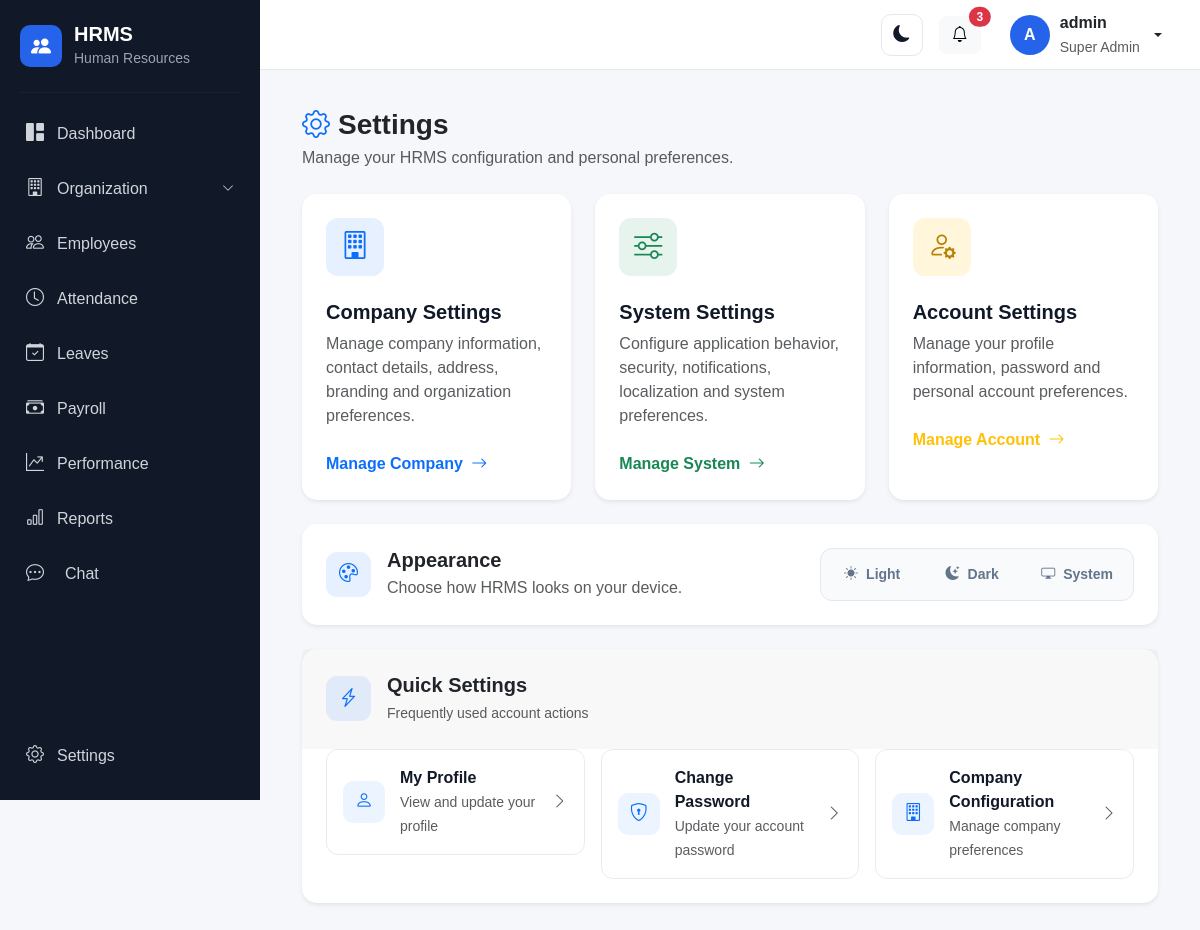
/settings/ (signed in), run on the app's committed database.
### account/models.py (models this page shows, shortened)
class User(AbstractUser):
    class Role(models.TextChoices):
        SUPER_ADMIN = "SUPER_ADMIN", "Super Admin"
        HR_ADMIN = "HR_ADMIN", "HR Admin"
        MANAGER = "MANAGER", "Manager"
        EMPLOYEE = "EMPLOYEE", "Employee"
        RECRUITER = "RECRUITER", "Recruiter"
        PAYROLL_ADMIN = "PAYROLL_ADMIN", "Payroll Admin"
    objects = HRMSUserManager()
    role = models.CharField(
        max_length=30,
        choices=Role.choices,
        default=Role.EMPLOYEE,
    )
    phone = models.CharField(
        max_length=15,
        blank=True,
        null=True,
    )
    profile_picture = models.ImageField(
        upload_to="profile_pictures/",
        blank=True,
        null=True,
    )
    must_change_password = models.BooleanField(
        default=False,
        help_text="If enabled, the user must change their password after logging in.",
    )

### dashboard/views.py (the view)
# urls.py: path("settings/", views.settings_view, name="settings"),
@login_required
def settings_view(request):
    return render(request, "settings/settings.html")

### templates/settings/settings.html (shortened to what this page needs)
{% extends "base.html" %}
{% load static %}
{% block content %}
<div class="container-fluid py-2">
    <div class="d-flex flex-wrap justify-content-between align-items-center mb-4">
        <div>
            <h3 class="fw-bold mb-1">
                <i class="bi bi-gear me-2 text-primary"></i>Settings
            </h3>
            <p class="text-muted mb-0">
                Manage your HRMS configuration and personal preferences.
            </p>
        </div>
    </div>
    <div class="row g-4">
        <div class="col-xl-4 col-md-6">
            <a href="{% url 'company_settings' %}" class="text-decoration-none">
                <div class="card border-0 shadow-sm h-100 settings-card">
                    <div class="card-body p-4">
                        <div class="settings-card-icon settings-company-icon">
                            <i class="bi bi-building fs-3"></i>
                        </div>
                        <h5 class="fw-bold settings-card-title mb-2">
                            Company Settings
                        </h5>
                        <p class="text-muted mb-4">
                            Manage company information, contact details, address,
                            branding and organization preferences.
                        </p>
                        <span class="text-primary fw-semibold">
                            Manage Company
                            <i class="bi bi-arrow-right ms-1"></i>
                        </span>
                    </div>
                </div>
            </a>
        </div>
        <div class="col-xl-4 col-md-6">
            <a href="{% url 'system_settings' %}" class="text-decoration-none">
                <div class="card border-0 shadow-sm h-100 settings-card">
                    <div class="card-body p-4">
                        <div class="settings-card-icon settings-system-icon">
                            <i class="bi bi-sliders fs-3"></i>
                        </div>
                        <h5 class="fw-bold settings-card-title mb-2">
                            System Settings
                        </h5>
                        <p class="text-muted mb-4">
                            Configure application behavior, security, notifications,
                            localization and system preferences.
                        </p>
                        <span class="text-success fw-semibold">
                            Manage System
                            <i class="bi bi-arrow-right ms-1"></i>
                        </span>
                    </div>
                </div>
            </a>
        </div>
        <div class="col-xl-4 col-md-6">
            <a href="{% url 'profile' %}" class="text-decoration-none">
                <div class="card border-0 shadow-sm h-100 settings-card">
                    <div class="card-body p-4">
                        <div class="settings-card-icon settings-account-icon">
                            <i class="bi bi-person-gear fs-3"></i>
                        </div>
                        <h5 class="fw-bold settings-card-title mb-2">
                            Account Settings
                        </h5>
                        <p class="text-muted mb-4">
                            Manage your profile information, password and personal
                            account preferences.
                        </p>
                        <span class="text-warning fw-semibold">
                            Manage Account
                            <i class="bi bi-arrow-right ms-1"></i>
                        </span>
                    </div>
                </div>
            </a>
        </div>
    </div>
    <div class="card border-0 shadow-sm mt-4 appearance-card">
        <div class="card-body p-4">
            <div class="d-flex flex-wrap align-items-center justify-content-between gap-4">
                <div class="d-flex align-items-center">
                    <div class="settings-section-icon me-3">
                        <i class="bi bi-palette"></i>
                    </div>
                    <div>
                        <h5 class="fw-bold mb-1">
                            Appearance
                        </h5>
                        <p class="text-muted mb-0">
                            Choose how HRMS looks on your device.
                        </p>
                    </div>
                </div>
                <div
                    class="theme-options"
                    role="group"
                    aria-label="Theme selection"
                >
                    <button
                        type="button"
                        class="theme-option"
                        id="themeLight"
                    >
                        <i class="bi bi-sun-fill"></i>
                        <span>Light</span>
                    </button>
                    <button
                        type="button"
                        class="theme-option"
                        id="themeDark"
                    >
                        <i class="bi bi-moon-stars-fill"></i>
                        <span>Dark</span>
                    </button>
                    <button
                        type="button"
                        class="theme-option"
                        id="themeSystem"
                    >
                        <i class="bi bi-display"></i>
                        <span>System</span>
                    </button>
                </div>
            </div>
        </div>
    </div>
    <div class="card border-0 shadow-sm mt-4 quick-settings-card">
        <div class="card-header border-0 p-4">
            <div class="d-flex align-items-center">
                <div class="settings-section-icon me-3">
                    <i class="bi bi-lightning-charge"></i>
                </div>
                <div>
                    <h5 class="fw-bold mb-1">
                        Quick Settings
                    </h5>
                    <small class="text-muted">
                        Frequently used account actions
                    </small>
                </div>
            </div>
        </div>
        <div class="card-body p-4 pt-0">
            <div class="row g-3">
                <div class="col-lg-4 col-md-6">
                    <a
                        href="{% url 'profile' %}"
                        class="quick-setting-item"
                    >
                        <div class="quick-setting-icon">
                            <i class="bi bi-person"></i>
                        </div>
                        <div>
                            <div class="fw-semibold settings-item-title">
                                My Profile
                            </div>
                            <small class="text-muted">
                                View and update your profile
                            </small>
                        </div>
                        <i class="bi bi-chevron-right ms-auto text-muted"></i>
                    </a>
                </div>
                <div class="col-lg-4 col-md-6">
                    <a
                        href="{% url 'change_password' %}"
                        class="quick-setting-item"
                    >
                        <div class="quick-setting-icon">
                            <i class="bi bi-shield-lock"></i>
                        </div>
                        <div>
                            <div class="fw-semibold settings-item-title">
                                Change Password
                            </div>
                            <small class="text-muted">
                                Update your account password
                            </small>
                        </div>
                        <i class="bi bi-chevron-right ms-auto text-muted"></i>
                    </a>
                </div>
                <div class="col-lg-4 col-md-6">
                    <a
                        href="{% url 'company_settings' %}"
                        class="quick-setting-item"
                    >
                        <div class="quick-setting-icon">
                            <i class="bi bi-building"></i>
                        </div>
                        <div>
                            <div class="fw-semibold settings-item-title">
                                Company Configuration
                            </div>
                            <small class="text-muted">
                                Manage company preferences
                            </small>
                        </div>
                        <i class="bi bi-chevron-right ms-auto text-muted"></i>
                    </a>
                </div>
            </div>
        </div>
    </div>
</div>
{% endblock %}

### templates/base.html (shortened to what this page needs)
{% load static %}
<!DOCTYPE html>
<html lang="en">
<head>
    <link href="https://cdn.jsdelivr.net/npm/bootstrap@5.3.3/dist/css/bootstrap.min.css" rel="stylesheet">
    <link rel="stylesheet" href="https://cdn.jsdelivr.net/npm/bootstrap-icons@1.11.3/font/bootstrap-icons.min.css">
    <link rel="stylesheet" href="{% static 'css/style.css' %}">
</head>
<body>
    <div class="d-flex min-vh-100">
        <aside class="sidebar" id="sidebar">
            <div class="sidebar-brand">
                <div class="brand-icon">
                    <i class="bi bi-people-fill"></i>
                </div>
                <div>
                    <h5 class="mb-0">
                        HRMS
                    </h5>
                    <small>
                        Human Resources
                    </small>
                </div>
            </div>
            <hr>
            <nav class="sidebar-menu">
                <a href="{% url 'dashboard' %}" class="sidebar-link">
                    <i class="bi bi-grid-1x2-fill"></i>
                    <span>
                        Dashboard
                    </span>
                </a>
                {% if user.role == "SUPER_ADMIN" %}
                <a class="sidebar-link" data-bs-toggle="collapse" href="#organizationMenu" role="button"
                    aria-expanded="false" aria-controls="organizationMenu">
                    <i class="bi bi-building"></i>
                    <span class="flex-grow-1">
                        Organization
                    </span>
                    <i class="bi bi-chevron-down organization-arrow"></i>
                </a>
                {% endif %}
                <a href="{% url 'employee_list' %}" class="sidebar-link">
                    <i class="bi bi-people"></i>
                    <span>
                        Employees
                    </span>
                </a>
                <a href="{% url 'attendance_dashboard' %}" class="sidebar-link">
                    <i class="bi bi-clock"></i>
                    <span>
                        Attendance
                    </span>
                </a>
                <a href="{% url 'leave_dashboard' %}" class="sidebar-link">
                    <i class="bi bi-calendar-check"></i>
                    <span>
                        Leaves
                    </span>
                </a>
                <a href="{% url 'payroll:payroll_dashboard' %}" class="sidebar-link">
                    <i class="bi bi-cash-stack"></i>
                    <span>
                        Payroll
                    </span>
                </a>
                <a href="{% url 'performance:dashboard' %}" class="sidebar-link">
                    <i class="bi bi-graph-up-arrow"></i>
                    <span>
                        Performance
                    </span>
                </a>
                {% if user.role == "HR_ADMIN" or user.role == "SUPER_ADMIN" %}
                <a href="{% url 'reports:dashboard' %}" class="sidebar-link">
                    <i class="bi bi-bar-chart"></i>
                    <span>
                        Reports
                    </span>
                </a>
                {% endif %}
                <a href="{% url 'chat:home' %}"
                    class="sidebar-link {% if request.resolver_match.namespace == 'chat' %}active{% endif %}">
                    <i class="bi bi-chat-dots me-2"></i>
                    <span>Chat</span>
                </a>
            </nav>
            <div class="sidebar-bottom">
                <a href="{% url 'settings' %}" class="sidebar-link">
                    <i class="bi bi-gear"></i>
                    <span>
                        Settings
                    </span>
                </a>
            </div>
        </aside>
        <div class="main-wrapper">
            <nav class="top-navbar">
                <div class="ms-auto d-flex align-items-center gap-3">
                    <button type="button" class="btn theme-toggle" id="themeToggle" aria-label="Switch to dark mode"
                        title="Switch to dark mode">
                        <i class="bi bi-moon-fill" id="themeToggleIcon"></i>
                    </button>
                    <button type="button" class="btn btn-light position-relative">
                        <i class="bi bi-bell"></i>
                        <span class="position-absolute top-0 start-100 translate-middle badge rounded-pill bg-danger">
                            3
                        </span>
                    </button>
                    <div class="dropdown">
                        <button type="button" class="btn user-menu dropdown-toggle" data-bs-toggle="dropdown">
                            <div class="user-avatar">
                                {{ user.first_name|first|default:user.username|first|upper }}
                            </div>
                            <div class="d-none d-md-block text-start">
                                <div class="fw-semibold">
                                    {{ user.get_full_name|default:user.username }}
                                </div>
                                <small class="text-muted">
                                    {{ user.get_role_display }}
                                </small>
                            </div>
                        </button>
                    </div>
                </div>
            </nav>
            <main class="content-area">
                {% block content %}
                {% endblock %}
            </main>
        </div>
    </div>
</body>
</html>

### data on the page
User: first_name|first "A", get_full_name "admin", role "Super Admin"
